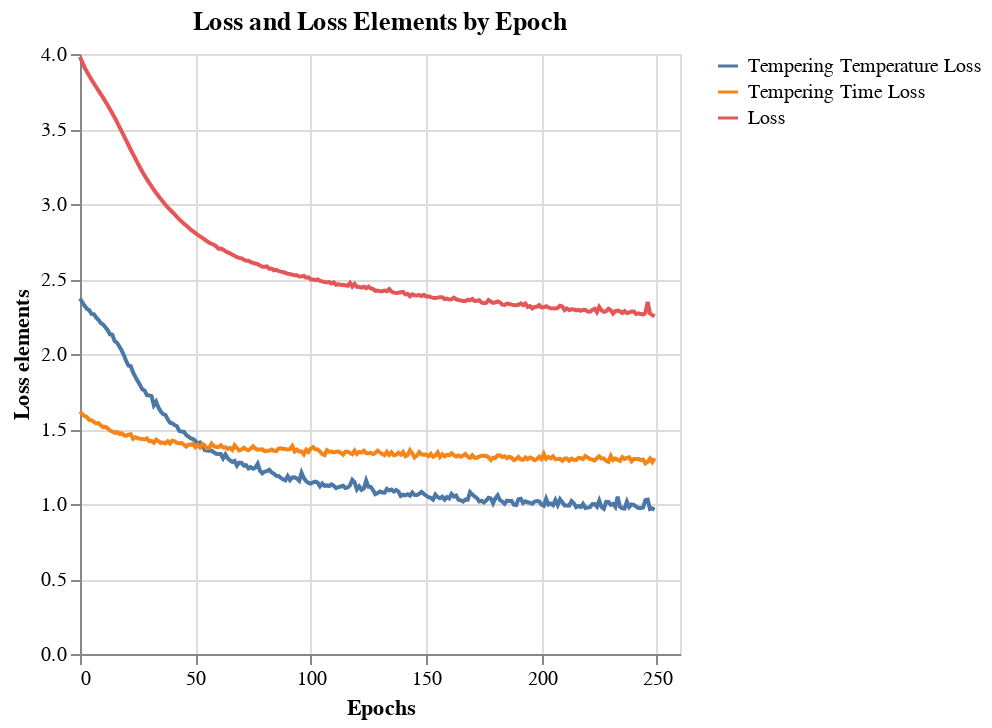

Here is the notebook cell this chart was saved with:
### Code cell
chart_loss = alt.Chart(df_loss).mark_line().encode(
    alt.X('index').title('Epochs'),
    alt.Y(alt.repeat('layer'), type='quantitative').\
        title('Loss elements'),
    color = alt.datum(alt.repeat('layer'))
).repeat(
    layer = ['Tempering Temperature Loss', 'Tempering Time Loss', 'Loss']
).properties(title="Loss and Loss Elements by Epoch")
chart_loss.save(f"{images_path}/DNN_loss.png")
chart_loss

### Figure 1 — Vega-Lite specification as saved in the notebook (floating-point values rounded to 4 significant figures; data arrays with more than 128 entries replaced by an {"elided": "..."} marker saying what was removed)
{"config": {"view": {"continuousWidth": 300, "continuousHeight": 300}}, "repeat": {"layer": ["Tempering Temperature Loss", "Tempering Time Loss", "Loss"]}, "spec": {"data": {"name": "data-38813714dd4a98937031de7bdd84e67d"}, "mark": {"type": "line"}, "encoding": {"color": {"datum": {"repeat": "layer"}}, "x": {"field": "index", "title": "Epochs", "type": "quantitative"}, "y": {"field": {"repeat": "layer"}, "title": "Loss elements", "type": "quantitative"}}}, "title": "Loss and Loss Elements by Epoch", "$schema": "https://vega.github.io/schema/vega-lite/v5.20.1.json", "datasets": {"data-38813714dd4a98937031de7bdd84e67d": {"elided": "250 records"}}}
